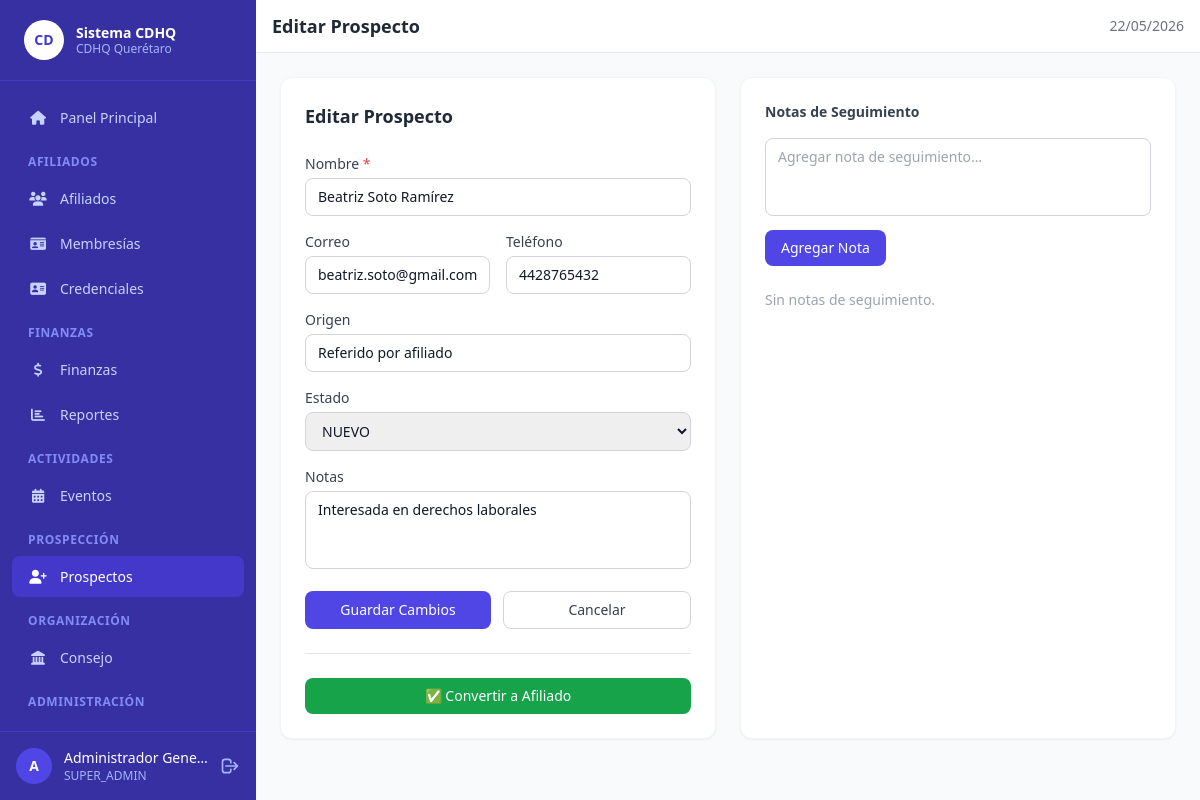
Screenshot of /prospects/1/edit (signed in) with the database file from the repository.
### tables this page shows
CREATE TABLE IF NOT EXISTS `prospects` (
    `id`          INT UNSIGNED AUTO_INCREMENT PRIMARY KEY,
    `name`        VARCHAR(160)  NOT NULL,
    `email`       VARCHAR(160)  NULL,
    `phone`       VARCHAR(30)   NULL,
    `source`      VARCHAR(120)  NULL,
    `state`       ENUM('NUEVO','CONTACTADO','SEGUIMIENTO','CONVERTIDO') NOT NULL DEFAULT 'NUEVO',
    `notes`       TEXT          NULL,
    `assigned_to` INT UNSIGNED  NULL,
    `created_at`  DATETIME      NOT NULL DEFAULT CURRENT_TIMESTAMP,
    `updated_at`  DATETIME      NOT NULL DEFAULT CURRENT_TIMESTAMP ON UPDATE CURRENT_TIMESTAMP,
    CONSTRAINT `fk_prospect_user` FOREIGN KEY (`assigned_to`) REFERENCES `users`(`id`) ON DELETE SET NULL
);

### core/Controller.php (called while the page is built, shortened)
<?php
abstract class Controller {
    protected string $viewPath;
    public function __construct() {
        $this->viewPath = VIEWS_PATH;
    }
    protected function view(string $view, array $data = []): void {
        $data['base_url']      = BASE_URL;
        $data['current_user']  = Auth::currentUser();
        $data['app_name']      = APP_NAME;
        extract($data, EXTR_SKIP);
        $viewFile = $this->viewPath . '/' . str_replace('.', '/', $view) . '.php';
        require $viewFile;
    }
}

### app/controllers/ProspectsController.php (called while the page is built, shortened)
<?php
require_once CORE_PATH . '/Controller.php';
class ProspectsController extends Controller {
    public function edit(string $id): void {
        $model    = new Prospect();
        $prospect = $model->find((int)$id);
        $notes    = $model->getNotes((int)$id);
        $this->view('prospects/edit', [
            'title'    => 'Editar Prospecto',
            'prospect' => $prospect,
            'notes'    => $notes,
        ]);
    }
}

### index.php (called while the page is built, shortened)
<?php
require_once __DIR__ . '/config/config.php';
require_once CORE_PATH . '/Database.php';
require_once CORE_PATH . '/Model.php';
require_once CORE_PATH . '/Auth.php';
require_once CORE_PATH . '/Controller.php';
require_once CORE_PATH . '/Router.php';
$router = new Router();
$router->get('login',         'AuthController', 'showLogin');
$router->post('login',        'AuthController', 'login');
$router->get('logout',        'AuthController', 'logout');
$router->get('',              'DashboardController', 'index');
$router->get('dashboard',     'DashboardController', 'index');
$router->get('users',         'UsersController', 'index');
$router->get('users/create',  'UsersController', 'create');
$router->post('users/create', 'UsersController', 'store');
$router->get('users/:id/edit','UsersController', 'edit');
$router->post('users/:id/edit','UsersController','update');
$router->post('users/:id/toggle','UsersController','toggle');
$router->post('users/:id/delete','UsersController','destroy');
$router->get('affiliates',               'AffiliatesController', 'index');
$router->get('affiliates/create',        'AffiliatesController', 'create');
$router->post('affiliates/create',       'AffiliatesController', 'store');
$router->get('affiliates/:id',           'AffiliatesController', 'show');
$router->get('affiliates/:id/edit',      'AffiliatesController', 'edit');
$router->post('affiliates/:id/edit',     'AffiliatesController', 'update');
$router->post('affiliates/:id/status',   'AffiliatesController', 'changeStatus');
$router->get('subscriptions',            'SubscriptionsController', 'index');
$router->get('subscriptions/create',     'SubscriptionsController', 'create');
$router->post('subscriptions/create',    'SubscriptionsController', 'store');
$router->get('financial',                'FinancialController', 'index');
$router->get('financial/create',         'FinancialController', 'create');
$router->post('financial/create',        'FinancialController', 'store');
$router->get('events',                   'EventsController', 'index');
$router->get('events/create',            'EventsController', 'create');
$router->post('events/create',           'EventsController', 'store');
$router->get('events/:id',               'EventsController', 'show');
$router->post('events/:id/register',     'EventsController', 'register');
$router->post('events/:id/status',       'EventsController', 'changeStatus');
$router->get('prospects',                'ProspectsController', 'index');
$router->get('prospects/create',         'ProspectsController', 'create');
$router->post('prospects/create',        'ProspectsController', 'store');
$router->get('prospects/:id/edit',       'ProspectsController', 'edit');
$router->post('prospects/:id/edit',      'ProspectsController', 'update');
$router->post('prospects/:id/note',      'ProspectsController', 'addNote');
$router->post('prospects/:id/convert',   'ProspectsController', 'convert');
$router->get('reports',                  'ReportsController', 'index');
$router->get('credentials/:id',          'CredentialsController', 'show');
$router->get('council',                  'CouncilController', 'index');
$router->get('council/positions',        'CouncilController', 'positions');
$router->post('council/positions/create','CouncilController', 'createPosition');
$router->get('council/assignments',      'CouncilController', 'assignments');
$router->post('council/assignments/create','CouncilController','createAssignment');
$router->get('config',                   'ConfigController', 'index');
$router->post('config',                  'ConfigController', 'update');
$requestUri = parse_url($_SERVER['REQUEST_URI'] ?? '/', PHP_URL_PATH) ?? '/';
$basePath   = rtrim(parse_url(BASE_URL, PHP_URL_PATH) ?? '', '/');
$url        = ltrim(substr($requestUri, strlen($basePath)), '/');
$router->dispatch($url);

### core/Database.php (called while the page is built, shortened)
<?php
class Database {
    private static ?Database $instance = null;
    private PDO $pdo;
    private function __construct() {
        $dsn = sprintf(
            'mysql:host=%s;dbname=%s;charset=%s',
            DB_HOST, DB_NAME, DB_CHARSET
        );
        $options = [
            PDO::ATTR_ERRMODE            => PDO::ERRMODE_EXCEPTION,
            PDO::ATTR_DEFAULT_FETCH_MODE => PDO::FETCH_ASSOC,
            PDO::ATTR_EMULATE_PREPARES   => false,
            PDO::MYSQL_ATTR_INIT_COMMAND => "SET NAMES utf8mb4 COLLATE utf8mb4_unicode_ci",
        ];
        $this->pdo = new PDO($dsn, DB_USER, DB_PASS, $options);
    }
    public static function getInstance(): Database {
        if (self::$instance === null) {
            self::$instance = new self();
        }
        return self::$instance;
    }
    public function query(string $sql, array $params = []): PDOStatement {
        $stmt = $this->pdo->prepare($sql);
        $stmt->execute($params);
        return $stmt;
    }
    public function fetchOne(string $sql, array $params = []): ?array {
        $row = $this->query($sql, $params)->fetch();
        return $row === false ? null : $row;
    }
}

### core/Model.php (called while the page is built, shortened)
<?php
abstract class Model {
    protected Database $db;
    protected string $table = '';
    protected string $primaryKey = 'id';
    public function __construct() {
        $this->db = Database::getInstance();
    }
    public function find(int $id): ?array {
        return $this->db->fetchOne(
            "SELECT * FROM `{$this->table}` WHERE `{$this->primaryKey}` = ?",
            [$id]
        );
    }
}

### core/Auth.php (called while the page is built, shortened)
<?php
class Auth {
    public static function check(): bool {
        return true;
    }
    public static function hasRole(string ...$roles): bool {
        return in_array($_SESSION['user_role'] ?? '', $roles, true);
    }
}

### app/views/prospects/edit.php (the view, shortened to what this page needs)
<?php require VIEWS_PATH . '/layout/header.php'; ?>
<?php require VIEWS_PATH . '/layout/navbar.php'; ?>
<div class="grid grid-cols-1 lg:grid-cols-2 gap-6 max-w-4xl mx-auto">
    <div class="bg-white rounded-xl shadow-sm border border-gray-100 p-6">
        <h2 class="text-lg font-semibold text-gray-800 mb-6">Editar Prospecto</h2>
        <form method="POST" action="<?= $base_url ?>/prospects/<?= $prospect['id'] ?>/edit">
            <div class="mb-4">
                <label class="block text-sm font-medium text-gray-700 mb-1">Nombre <span class="text-red-500">*</span></label>
                <input type="text" name="name" value="<?= htmlspecialchars($prospect['name']) ?>" required
                       class="w-full px-3 py-2 border border-gray-300 rounded-lg text-sm focus:ring-2 focus:ring-indigo-500 outline-none">
            </div>
            <div class="grid grid-cols-2 gap-4 mb-4">
                <div>
                    <label class="block text-sm font-medium text-gray-700 mb-1">Correo</label>
                    <input type="email" name="email" value="<?= htmlspecialchars($prospect['email'] ?? '') ?>"
                           class="w-full px-3 py-2 border border-gray-300 rounded-lg text-sm focus:ring-2 focus:ring-indigo-500 outline-none">
                </div>
                <div>
                    <label class="block text-sm font-medium text-gray-700 mb-1">Teléfono</label>
                    <input type="tel" name="phone" value="<?= htmlspecialchars($prospect['phone'] ?? '') ?>"
                           class="w-full px-3 py-2 border border-gray-300 rounded-lg text-sm focus:ring-2 focus:ring-indigo-500 outline-none">
                </div>
            </div>
            <div class="mb-4">
                <label class="block text-sm font-medium text-gray-700 mb-1">Origen</label>
                <input type="text" name="source" value="<?= htmlspecialchars($prospect['source'] ?? '') ?>"
                       class="w-full px-3 py-2 border border-gray-300 rounded-lg text-sm focus:ring-2 focus:ring-indigo-500 outline-none">
            </div>
            <div class="mb-4">
                <label class="block text-sm font-medium text-gray-700 mb-1">Estado</label>
                <select name="state" class="w-full px-3 py-2 border border-gray-300 rounded-lg text-sm focus:ring-2 focus:ring-indigo-500 outline-none">
                    <?php foreach (['NUEVO','CONTACTADO','SEGUIMIENTO','CONVERTIDO'] as $s): ?>
                    <option value="<?= $s ?>" <?= $prospect['state']===$s?'selected':'' ?>><?= $s ?></option>
                    <?php endforeach; ?>
                </select>
            </div>
            <div class="mb-4">
                <label class="block text-sm font-medium text-gray-700 mb-1">Notas</label>
                <textarea name="notes" rows="3"
                          class="w-full px-3 py-2 border border-gray-300 rounded-lg text-sm resize-none focus:ring-2 focus:ring-indigo-500 outline-none"><?= htmlspecialchars($prospect['notes'] ?? '') ?></textarea>
            </div>
            <div class="flex gap-3 mt-2">
                <button type="submit" class="flex-1 bg-indigo-600 hover:bg-indigo-700 text-white font-medium py-2 px-4 rounded-lg text-sm transition-colors">
                    Guardar Cambios
                </button>
                <a href="<?= $base_url ?>/prospects" class="flex-1 text-center border border-gray-300 hover:bg-gray-50 text-gray-700 font-medium py-2 px-4 rounded-lg text-sm transition-colors">
                    Cancelar
                </a>
            </div>
        </form>
        <?php if ($prospect['state'] !== 'CONVERTIDO' && Auth::hasRole(ROLE_SUPER_ADMIN, ROLE_ADMIN_MEMBRESIAS)): ?>
        <hr class="my-6 border-gray-200">
        <form method="POST" action="<?= $base_url ?>/prospects/<?= $prospect['id'] ?>/convert"
              onsubmit="return confirm('¿Convertir este prospecto a afiliado?')">
            <button type="submit" class="w-full bg-green-600 hover:bg-green-700 text-white font-medium py-2 px-4 rounded-lg text-sm transition-colors">
                ✅ Convertir a Afiliado
            </button>
        </form>
        <?php endif; ?>
    </div>
    <div class="bg-white rounded-xl shadow-sm border border-gray-100 p-6">
        <h3 class="text-sm font-semibold text-gray-700 mb-4">Notas de Seguimiento</h3>
        <form method="POST" action="<?= $base_url ?>/prospects/<?= $prospect['id'] ?>/note" class="mb-6">
            <textarea name="note" rows="3" placeholder="Agregar nota de seguimiento…" required
                      class="w-full px-3 py-2 border border-gray-300 rounded-lg text-sm resize-none focus:ring-2 focus:ring-indigo-500 outline-none mb-2"></textarea>
            <button type="submit" class="bg-indigo-600 hover:bg-indigo-700 text-white text-sm font-medium px-4 py-2 rounded-lg transition-colors">
                Agregar Nota
            </button>
        </form>
        <div class="space-y-3 max-h-80 overflow-y-auto">
            <?php if (empty($notes)): ?>
            <p class="text-gray-400 text-sm">Sin notas de seguimiento.</p>
            <?php endif; ?>
        </div>
    </div>
</div>
<?php require VIEWS_PATH . '/layout/footer.php'; ?>

### core/Router.php (shortened to what this page needs)
<?php
class Router {
    private array $routes = [];
    public function add(string $method, string $pattern, string $controller, string $action): void {
        $this->routes[] = compact('method', 'pattern', 'controller', 'action');
    }
    public function dispatch(string $url): void {
        $requestMethod = $_SERVER['REQUEST_METHOD'] ?? 'GET';
        $url = trim($url, '/');
        foreach ($this->routes as $route) {
            if (strtoupper($route['method']) !== strtoupper($requestMethod)) {
                continue;
            }
            $pattern = $this->buildPattern($route['pattern']);
            if (preg_match($pattern, $url, $matches)) {
                array_shift($matches);
                $params = array_values(array_filter($matches, 'is_int', ARRAY_FILTER_USE_KEY));
                $this->invoke($route['controller'], $route['action'], $params);
                return;
            }
        }
    }
    private function buildPattern(string $pattern): string {
        $pattern = trim($pattern, '/');
        $pattern = preg_replace('/:([a-zA-Z_]+)/', '(?P<$1>[^/]+)', $pattern);
        return '#^' . $pattern . '$#';
    }
    private function invoke(string $controllerName, string $action, array $params): void {
        $controller = new $controllerName();
        call_user_func_array([$controller, $action], $params);
    }
}

### rows the page displays
prospects: name "Beatriz Soto Ramírez", email "beatriz.soto@gmail.com", phone "4428765432", source "Referido por afiliado", state "NUEVO", notes "Interesada en derechos laborales"

### other values shown
$label "Panel Principal Afiliados Membresías Credenciales Finanzas Reportes Eventos Prospectos Consejo"
